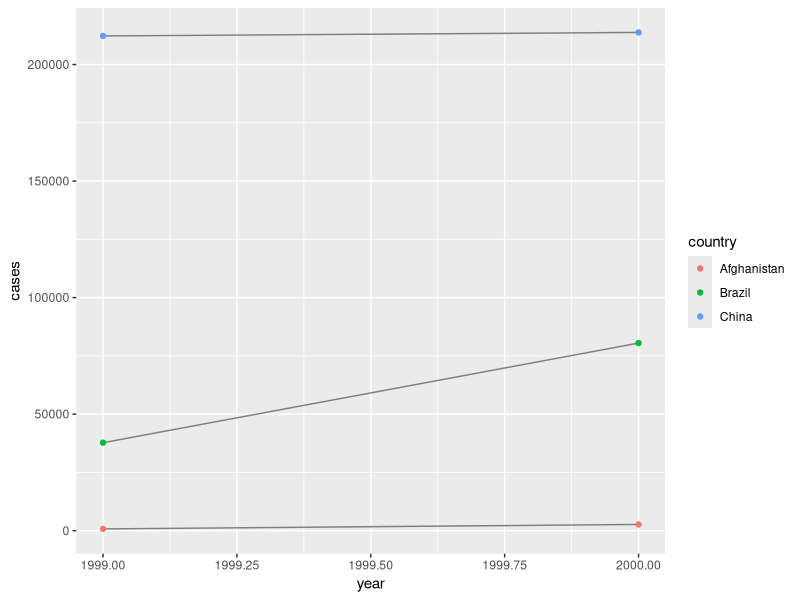
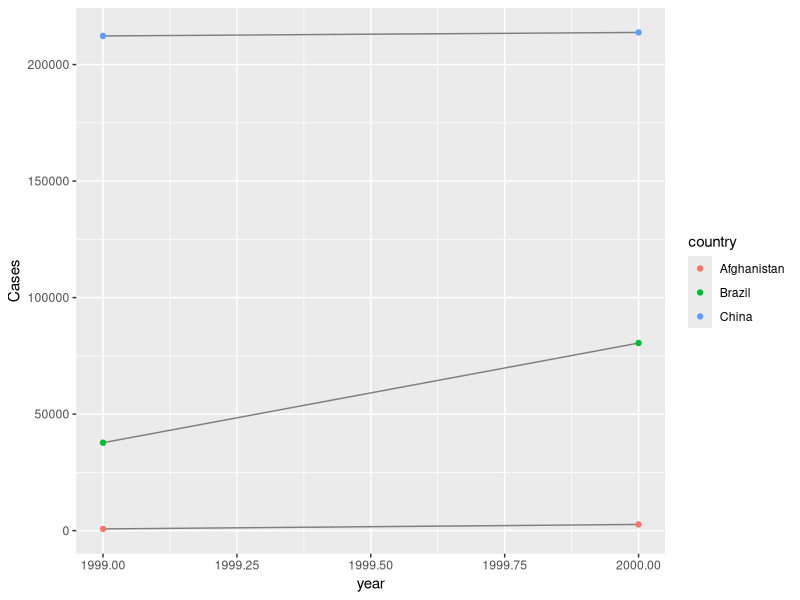

Write R code to recreate these figures, in order. (Note: this script raises an error after producing the figures.)
## ---- chunk 1
## 12 Tidy Data
### 12.1 Introduction
library(tidyverse)
### 12.2 Tidy data
table1
table2
table3
table4a
table4b

# Compute rate per 10,000
table1 %>% 
  mutate(rate = cases / population * 10000)

table1 %>% 
  count(year, wt = cases)

table1 %>% 
  count(country, wt = cases)

# Visualise changes over time
library(ggplot2)
ggplot(table1, aes(year, cases)) + 
  geom_line(aes(group = country), colour = "grey50") + 
  geom_point(aes(colour = country))

### 12.2.1 Exercises

#### Using prose, describe how the variables and observations are organised in each of the sample tables.

table1

table2

table3

table4a

table4b

table5


#### Compute the rate for table2, and table4a + table4b. You will need to perform four operations:
  
##PART1
####  Extract the number of TB cases per country per year.
cases <- table2 %>%
  filter(type == "cases") %>%
  transmute(cases = count)
####  Extract the matching population per country per year.
population <- table2 %>%
  filter(type == "population") %>%
  transmute(population = count)
####  Divide cases by population, and multiply by 10000.
rate <- cases/population*10000

####  Store back in the appropriate place.
table2 %>%
  filter(type == "cases") %>%
  select(country, year) %>%
  mutate(Cases = unlist(cases)) %>%
  mutate(Population = unlist(population)) %>%
  mutate(rate = unlist(rate))


####  Which representation is easiest to work with? Which is hardest? Why?

#### 3. Recreate the plot showing change in cases over time using table2 instead of table1. What do you need to do first?

table2 %>%
  filter(type == "cases") %>%
  select(country, year) %>%
  mutate(Cases = unlist(cases)) %>%
  mutate(Population = unlist(population)) %>%
  mutate(rate = unlist(rate)) %>%
  ggplot(aes(year, Cases)) + geom_line(aes(group = country), colour = "grey50") + 
  geom_point(aes(colour = country))

#### 12.3 Spreading and gathering

table4a
table4a %>% 
  gather(`1999`, `2000`, key = "year", value = "cases")

table4b %>% 
  gather(`1999`, `2000`, key = "year", value = "population")

tidy4a <- table4a %>% 
  gather(`1999`, `2000`, key = "year", value = "cases")
tidy4b <- table4b %>% 
  gather(`1999`, `2000`, key = "year", value = "population")
left_join(tidy4a, tidy4b)

#### 12.3.2 Spreading

table2
table2 %>%
  spread(key = type, value = count)

spread(table2, key = type, value = count)


#### 12.3.3 Exercises

#### 1. Why are gather() and spread() not perfectly symmetrical?
#### Carefully consider the following example:
  
stocks <- tibble(
    year   = c(2015, 2015, 2016, 2016),
    half  = c(   1,    2,     1,    2),
    return = c(1.88, 0.59, 0.92, 0.17)
  )

stocks
stocks %>% 
  spread(year, return) 

stocks %>% 
  spread(half, return) 

stocks %>% 
  spread(half, return) %>%
  gather(`1`,`2`, key = "half", value = "return")

## Answer: Spread reduces the number of rows by combining variables

#### 2. Why does this code fail?

table4a %>% 
  gather(1999, 2000, key = "year", value = "cases")
#> Error in combine_vars(vars, ind_list): Position must be between 0 and n

table4a

table4a %>% 
  gather(`1999`, `2000`, key = "year", value = "cases")
## Answer: you need to add `` between names

### 4. Why does spreading this tibble fail? How could you add a new column to fix the problem?

people <- tribble(
  ~name,             ~key,    ~value,
  #-----------------|--------|------
  "Phillip Woods",   "age",       45,
  "Phillip Woods",   "height",   186,
  "Phillip Woods",   "age",       50,
  "Jessica Cordero", "age",       37,
  "Jessica Cordero", "height",   156
)

people
people %>%
  spread(key = key, value = value)

## Answer: Error: Duplicate identifiers for rows (1, 3)

people2 <- tribble(
  ~name,             ~key,    ~value,
  #-----------------|--------|------
  "Phillip Woods",   "age",       45,
  "Phillip Woods",   "height",   186,
  "Jessica Cordero", "age",       37,
  "Jessica Cordero", "height",   156
)
people2
people2 %>%
  spread(key = key, value = value)

### Tidy the simple tibble below. Do you need to spread or gather it? What are the variables?

preg <- tribble(
  ~pregnant, ~male, ~female,
  "yes",     NA,    10,
  "no",      20,    12
)
preg
preg %>%
  gather(male,female, key = "gender", value = "cases")

### 12.4 Separating and uniting
#### 12.4.1 Separate

table3 ## Rate variable contain two variables

table3 %>% 
  separate(rate, into = c("cases", "population")) ## Will separate numbers before and after nun-numerical character

table3 %>% 
  separate(rate, into = c("cases", "population"), sep = "/") ## You can input separator

table3 %>% 
  separate(rate, into = c("cases", "population"), convert = TRUE) ## Convert into

table3 %>% 
  separate(year, into = c("century", "year"), sep = 2) ## numbers will separate the last digit

table3 %>% 
  separate(year, into = c("century", "year"), sep = 3) ## numbers will separate the last digit

### 12.4.2 Unite

table5

table5 %>% 
  unite(new, century, year) #unite columns century and year into new column called new

table5 %>% 
  unite(new, century, year, sep ="") #specifies separation between two arguments

### 12.4.3 Exercises

### 1. What do the extra and fill arguments do in separate()? Experiment with the various options for the following two toy datasets.
?separate()
##Extra = too many pieces
tibble(x = c("a,b,c", "d,e,f,g", "h,i,j")) %>% 
  separate(x, c("one", "two", "three"))

tibble(x = c("a,b,c", "d,e,f,g", "h,i,j")) %>% 
  separate(x, c("one", "two", "three"), extra = "drop")

##Fill = Missing pieces
tibble(x = c("a,b,c", "d,e", "f,g,i")) %>% 
  separate(x, c("one", "two", "three"))

tibble(x = c("a,b,c", "d,e", "f,g,i")) %>% 
  separate(x, c("one", "two", "three"), fill = "right")

### 2. Both unite() and separate() have a remove argument. What does it do? Why would you set it to FALSE?

tibble(x = c("a,b,c", "d,e,f", "f,g,i")) %>% 
  separate(x, c("one", "two", "three"), remove = F) ## Remove the original tibble, default = T


### 3. Compare and contrast separate() and extract(). Why are there three variations of separation (by position, by separator, and with groups), but only one unite?
?extract()
table3

table3 %>% 
  separate(rate, into = c("cases", "population"))



